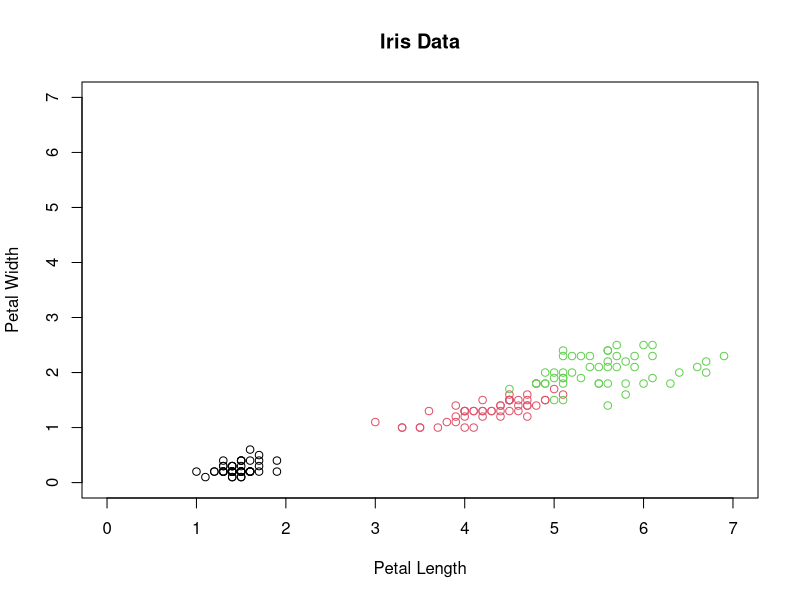
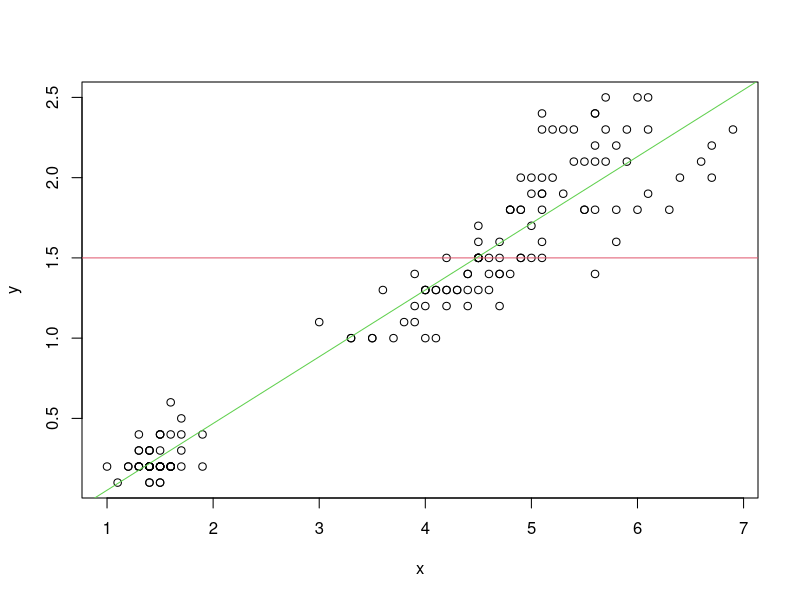
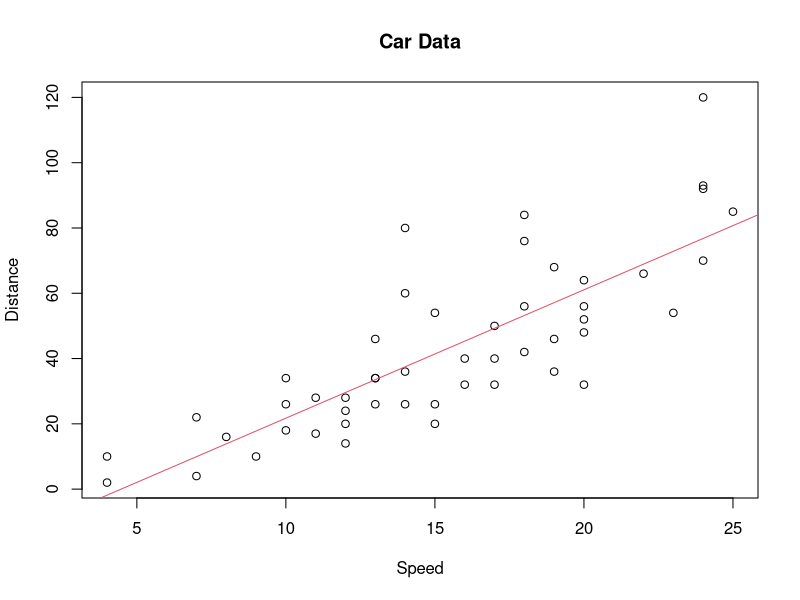
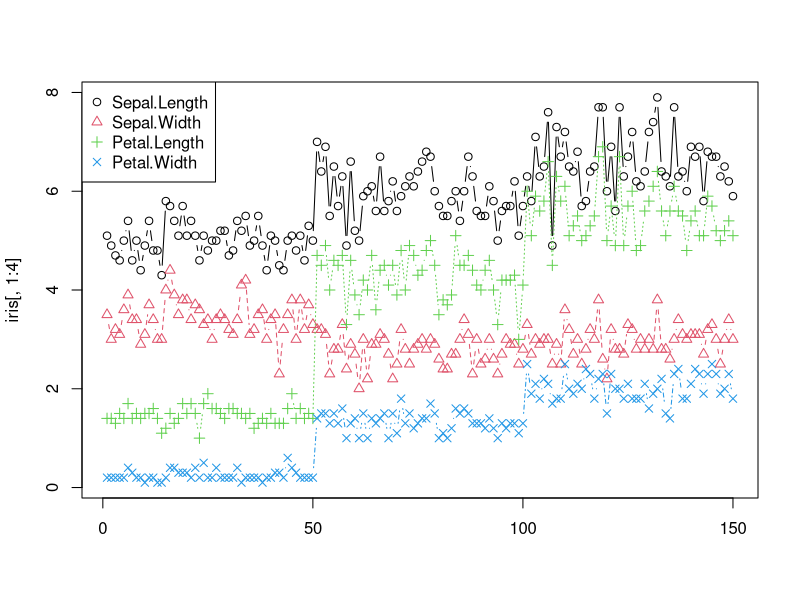
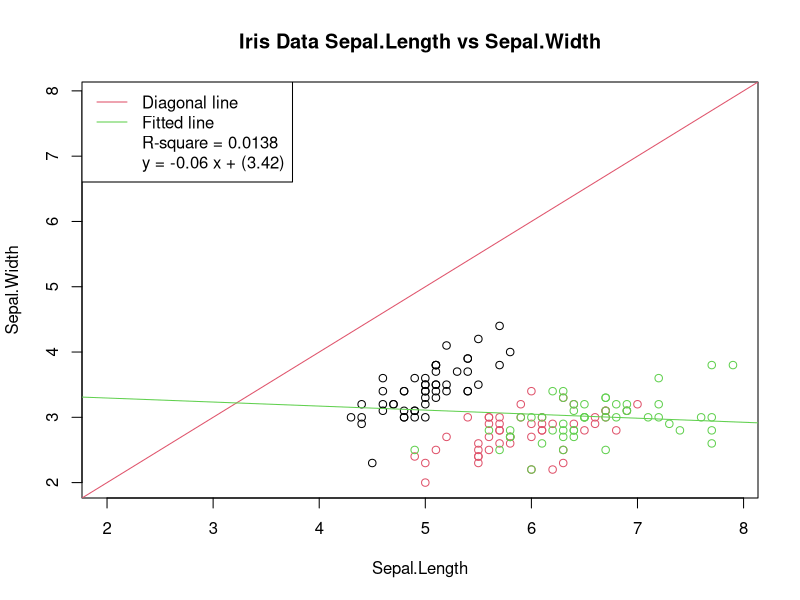
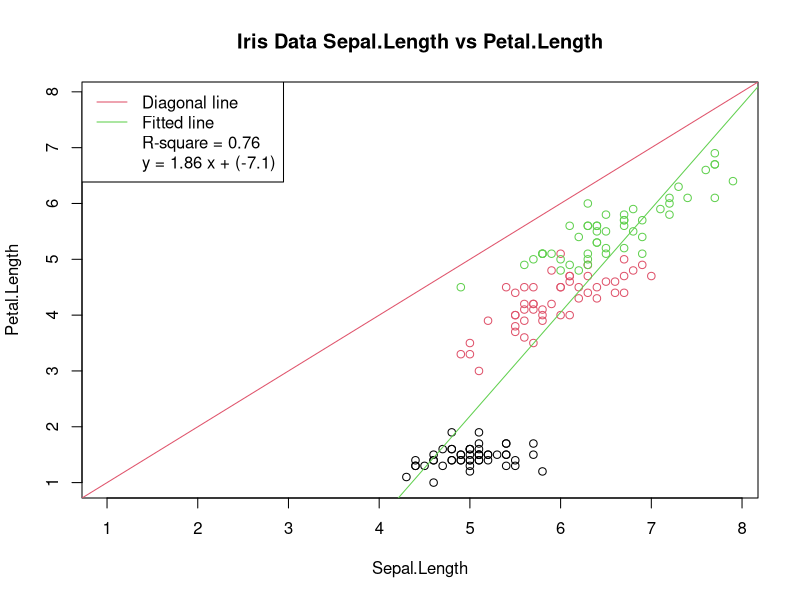
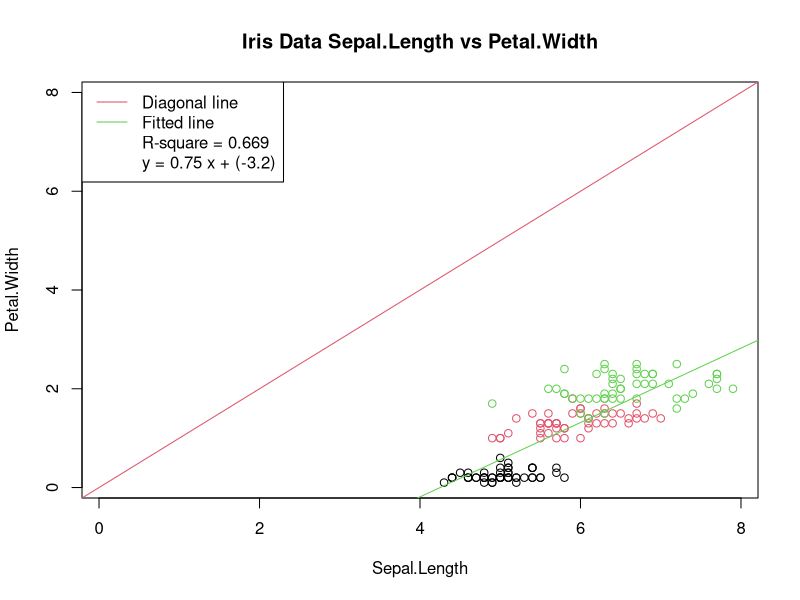
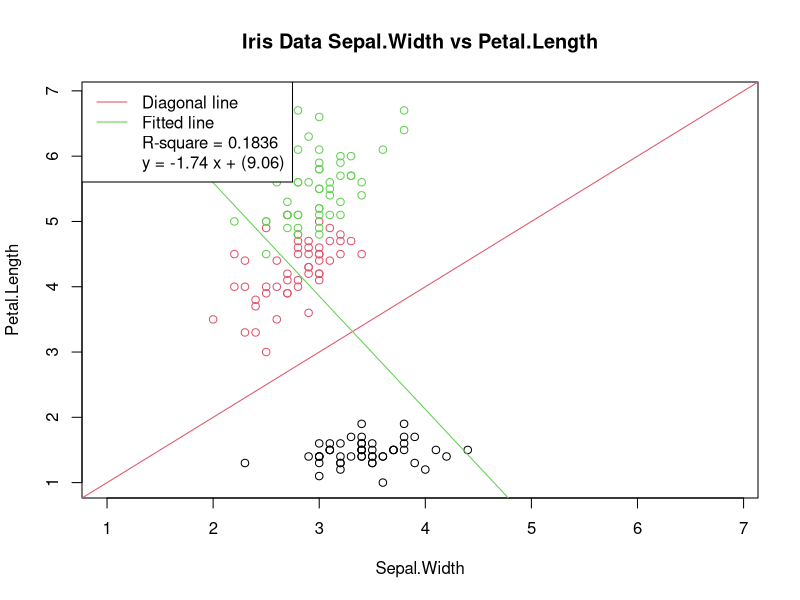

The R source for these figures, in order:
## ---- chunk 1
plot(iris[,3:4],main="Iris Data",xlab="Petal Length",
    ylab="Petal Width",col=iris$Species,
    xlim=c(0,7),ylim=c(0,7),
    pch=21,cex=1,type='p')
    # cex : 倍率
    # pch : 形状
    # type : 点的类型
    # col : 颜色
## ---- chunk 2
x=iris[,3]
y=iris[,4]
plot(x,y)
abline(h=1.5,col=2)
## ---- chunk 3
x=iris[,3]
y=iris[,4]
out=lm(y~x) #lm :linear model use x to predict y
abline(out,col=3)
## ---- chunk 4
x=cars[,1]
y=cars[,2]
f=lm(y~x)
summary(f)
correlation <- cor(x, y)
correlation_string <- paste("Correlation: ", correlation)
print(correlation_string)
plot(x, y, main="Car Data", xlab="Speed", ylab="Distance")
abline(f,col=2)

## ---- chunk 5
matplot(iris[,1:4],type="b",pch=1:4)
legend("topleft",legend=colnames(iris)[1:4],col=1:4,pch=1:4)
png("iris.png",width = 10,height = 10,units = "in",res = 300)
dev.off()
## ---- chunk 6
data = iris
for (idx1 in 1:(length(colnames(data))-1)){
    for (idx2 in idx1:(length(colnames(data))-1)){
        if(idx1==idx2){
            next
        }
        x=data[,idx1]
        y=data[,idx2]
        title=paste("Iris Data",colnames(data)[idx1],"vs",colnames(data)[idx2])
        plot(x,y,main=title,xlab=colnames(data)[idx1],
            ylab=colnames(data)[idx2],col=data$Species,
            xlim = c(min(x,y),max(x,y)), ylim = c(min(x,y),max(x,y)),
            pch=21,cex=1,type='p')
        abline(0,1,col=2)
        fit=lm(y~x)
        abline(fit,col=3)
        legend("topleft",c("Diagonal line","Fitted line",
            paste("R-square =",round(summary(fit)$r.squared,4)),
            paste("y = ",round(fit$coefficients[2],2),
            " x + (",round(fit$coefficients[1],2),")",sep="")),
            lty=c(1,1,0,0),col=c(2,3,"white","white"),
            bg="white")
    }
}
